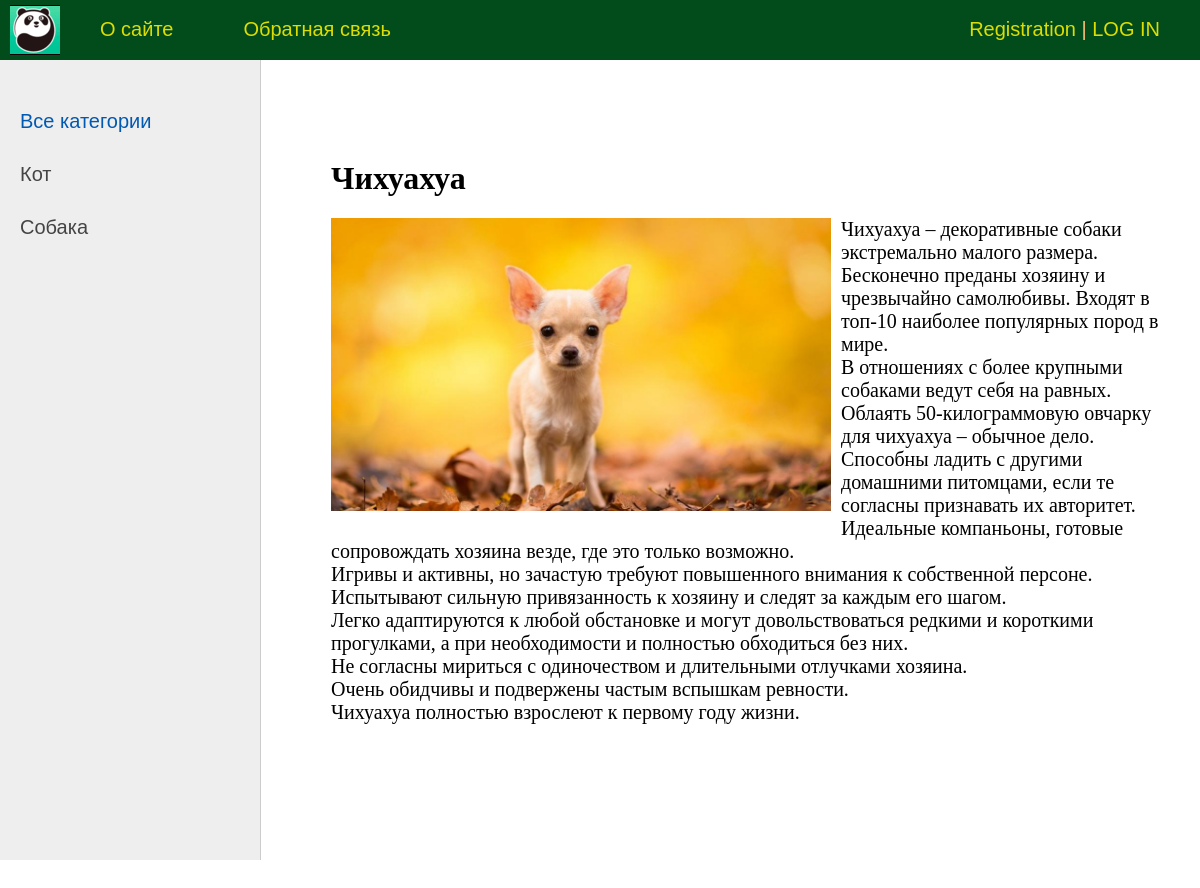
The page /post/chihuahua/ on the database its author committed.
### animals/models.py (models this page shows, shortened)
class Category(models.Model):
    name = models.CharField(max_length=100, db_index=True, verbose_name='CATEGORY')
    slug = models.SlugField(max_length=255, unique=True, db_index=True, verbose_name="URL")
    def __str__(self):
            return self.name
    def get_absolute_url(self):
        return reverse("category", kwargs={'cat_slug': self.slug})
    class Meta:
        verbose_name = "Category"
        verbose_name_plural = "Categories"
        ordering = ['id']

class Animals(models.Model):
    title = models.CharField(max_length=255, verbose_name="Title")
    slug = models.SlugField(max_length=255, unique=True, db_index=True, verbose_name="URL Slug")
    content = models.TextField(blank=True, verbose_name="Text article")
    photo = models.ImageField(upload_to="photos/%Y/%m/%d/", verbose_name="Picture")
    time_create = models.DateTimeField(auto_now_add=True, verbose_name="Time_created")
    time_update = models.DateTimeField(auto_now=True, verbose_name="Time_updated")
    is_published = models.BooleanField(default=True, verbose_name="Is_published")
    cat = models.ForeignKey("Category", on_delete=models.PROTECT, verbose_name="Category", null=True)
    def __str__(self):
        return self.title
    class Meta:
        verbose_name = "Popular animal"
        verbose_name_plural = "Popular animals"
        ordering = ['id']

### animals/views.py (the view)
# urls.py: path('post/<slug:post_slug>/', ShowPost.as_view(), name='post'),
class ShowPost(DataMixin,DetailView):
    model = Animals
    template_name = 'animals/post.html'
    slug_url_kwarg = 'post_slug'
    context_object_name = 'post'
    def get_context_data(self, *, object_list=None, **kwargs):
        context = super().get_context_data(**kwargs)
        c_def = self.get_user_context(title=context['post'])
        return dict(list(context.items()) + list(c_def.items()))

### animals/templatetags/animals_tags.py (called while the page is built)
@register.simple_tag(name='getcats')
def get_categories(filter=None):
    if not filter:
        return Category.objects.all()
    else:
        return Category.objects.filter(pk=filter)

### animals/utils.py (called while the page is built)
    def get_user_context(self, **kwargs):
        context = kwargs
        cats = cache.get('cats')
        if not cats:
            cats = Category.objects.annotate(Count('animals'))
            cache.set('cats', cats, 60)
        user_menu = menu.copy()
        if not self.request.user.is_authenticated:
            user_menu.pop(1)
        context['menu'] = user_menu
        context['cats'] = cats
        if 'cat_selected' not in context:
            context['cat_selected'] = 0
        return context

### animals/templates/animals/post.html
{% extends 'animals/base.html' %}
{% block content %}
<h1>{{post.title}}</h1>
{% if post.photo %}
<p><img class="img-article-left" src="{{post.photo.url}}" alt=""></p>
{% endif %}
{{post.content|linebreaks}}
{% endblock content %}

### animals/templates/animals/base.html (shortened to what this page needs)
{% load static %}
{% load animals_tags %}
<!DOCTYPE html>
<html>
<head>
	<link type="text/css" href="{% static 'animals/css/styles.css' %}" rel="stylesheet" />
</head>
<body>
<table class="table-page" border=0 cellpadding="0" cellspacing="0">
<tr><td valign=top>
{% block mainmenu %}
		<div class="header">
			<ul id="mainmenu" class="mainmenu">
			<li class="logo"><a href="{% url 'home' %}"><div class="logo"></div></a></li>
{% for m in menu %}
			<li><a href="{% url m.url_name %}">{{m.title}}</a></li>
{% endfor %}
				{% if request.user.is_authenticated %}
				<li class="last">{{user.username}}<a href="{% url 'logout' %}">|LOG OUT</a></li>
				{% else %}
				<li class="last"><a href="{% url 'register' %}">Registration</a> | <a href="{% url 'login' %}">LOG IN</a></li>
				{% endif %}
			</ul>
		</div>
{% endblock mainmenu %}
<table class="table-content" border=0 cellpadding="0" cellspacing="0">
<tr>
	<td valign="top" class="left-chapters">
	<ul id="leftchapters">
		{% if cat_selected == 0 %}
		<li class="selected">Все категории</li>
{% else %}
		<li><a href="{% url 'home' %}">Все категории</a></li>
{% endif %}
{% for c in cats %}
{% if c.animals__count > 0 %}
		{% if c.pk == cat_selected %}
		<li class="selected">{{c.name}}</li>
		{% else %}
		<li><a href="{{ c.get_absolute_url}}">{{c.name}}</a></li>
		{% endif%}
{% endif%}
{% endfor %}
	</ul>
</td>
<td valign="top" class="content">
	<div class="content-text">
{% block content %}
{% endblock %}
	</div>
</td></tr></table>
</td></tr>
</body>
</html>

### animals/static/animals/css/styles.css (style rules this page uses)
html, body { font-family: 'Arial'; margin: 0; padding: 0; height: 100%; width: 100%; color: #444; }
a { color: #0059b2; text-decoration: none; }
img { max-width: 600px; height: auto; }
img.img-article-left { max-width: 500px; height: auto; float: left; padding: 0 10px 10px 0; }
.table-page { width: 100%; height: 100%; vertical-align: top; }
.table-page tr { height: 100%; }
.header { background: #024c1b; height: 60px; }
.logo { background: url('../images/logo.png') no-repeat 10px 5px; width: 70px; height: 60px; }
ul.mainmenu { list-style: none; margin: 0; padding: 0; height: 60px; color: #fdc073; font-size: 20px; overflow: hidden; }
ul.mainmenu li { float: left; margin: 18px 40px 0 30px; }
ul.mainmenu li.logo { margin: 0; }
ul.mainmenu li.last { float: right; }
ul.mainmenu li a { color: #dddd06; text-decoration: none; }
.table-content { width: 100%; min-height: 100%; height: 100%; }
.left-chapters { margin: 0; background: #eee; border-right: 1px solid #ccc; min-height: 100%; }
.left-chapters ul { width: 230px; min-height: 100%; margin: 0; padding: 20px 10px 10px 20px; list-style: none; font-size: 20px; }
.left-chapters ul li { margin: 30px 0 0 0; color: #999; }
.left-chapters ul li.selected { color: #0059b2; }
.left-chapters ul li a { color: #444; text-decoration: none; }
.content { padding: 40px 20px 20px 40px; width: 100%; box-sizing: border-box; }
.content-text { margin: 60px 0 0 30px; color: #000; font-size: 20px; font-family: Yandex Sans Display Light; }
.content-text h1 { font-size: 32px; }

### rows shown on the page
Category: name "Кот"
Category: name "Собака"
Animals: title "Чихуахуа", photo (picture), content "Чихуахуа – декоративные собаки экстремально малого размера. Бесконечно преданы хозяину и чрезвычайно самолюбивы. Входят в топ-10 наиболее популярных пород в мире. В отношениях с более крупными собаками ведут себя на равных. Облаять 50-килограммовую овчарку для чихуахуа – обычное дело. Способны ладить с другими домашними питомцами, если те согласны признавать их авторитет. Идеальные компаньоны, готовые сопровождать хозяина везде, где это только возможно. Игривы и активны, но зачастую требуют повышенного внимания к собственной персоне. Испытывают сильную привязанность к хозяину и следят за каждым его шагом. Легко адаптируются к любой обстановке и могут довольствоваться редкими и короткими…"

### other values the page prints
{{ m.title }} "О сайте" "Обратная связь"
